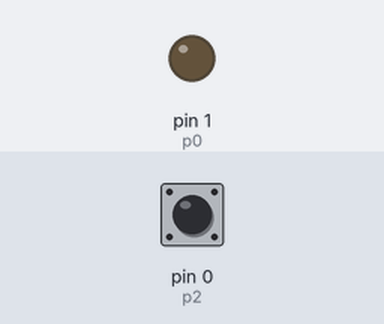
Bench run of a program on a simulated MicroPython board. Parts: output pins drawn as LEDs (lit = HIGH). The inputs (shaded band) are chosen by the test bench; at power-on: pin 0 (p2) HIGH.

Above: at 1.2 s.
1.3 s: pin 0 (p2) pulled LOW for 0.15 s
At 2.4 s:
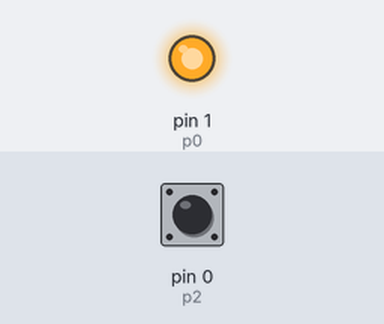
2.9 s: pin 0 (p2) pulled LOW for 1 s
At 3.6 s:
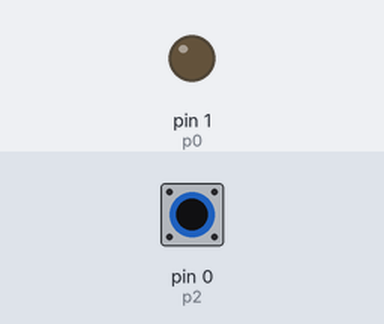
5.4 s: pin 0 (p2) pulled LOW for 3.2 s
At 6.7 s:
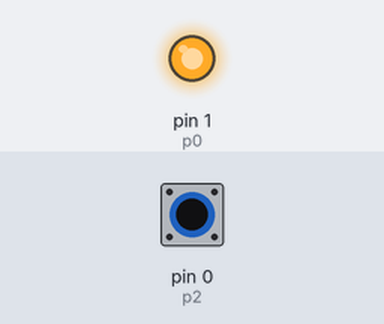
Timing chart, 0 to 8.4 s (numbered marks = the images above; inputs shaded):
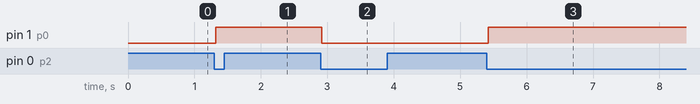

Measured:
- after the input at 1.3 s, pin 1 (p0): LOW → HIGH at once
- after the input at 2.9 s, pin 1 (p0): HIGH → LOW at once
- after the input at 5.4 s, pin 1 (p0): LOW → HIGH at once

The program:

example.py
```python
from machine import Pin
import time

p0 = Pin(1, Pin.OUT)
p2 = Pin(0, Pin.IN, Pin.PULL_UP)

#pullup and pulldown resistors
#active logic high vs logic low.

p0.value(0)

#initial state of the LED
state = False
#loop forever
while True:
    if p2.value() == False: #Button pressed?
        time.sleep_ms(20) #software debounce
        state = not state #flip state
        p0.value(state) #change LED PIN
        while not p2.value() == True: #wait for release
            pass
        time.sleep_ms(10) #software debounce
```
